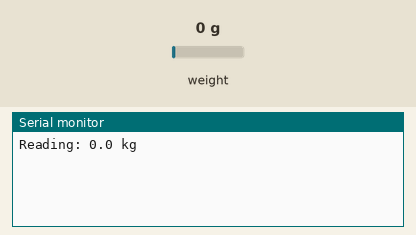
Recording of a sketch running on a simulated Arduino Uno, built with avr-gcc and run on an emulated ATmega328P. Parts: the last lines printed to the serial monitor. The test bench sets the inputs (shaded band); at power-on: weight on the scale 0 g.

Above: at 4.2 s.
4.3 s: weight on the scale set to 100 g
At 4.3 s:
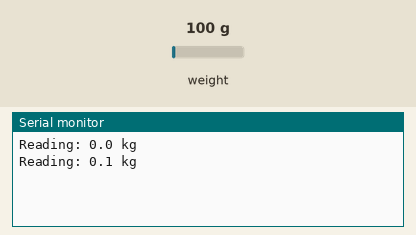
5.8 s: weight on the scale set to 1250 g
At 7.4 s:
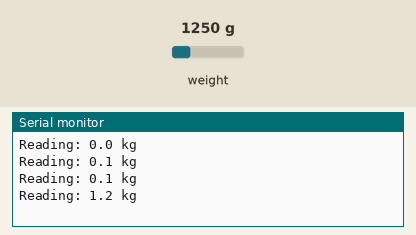
Timing chart, 0 to 8.9 s (numbered marks = the images above; inputs shaded):
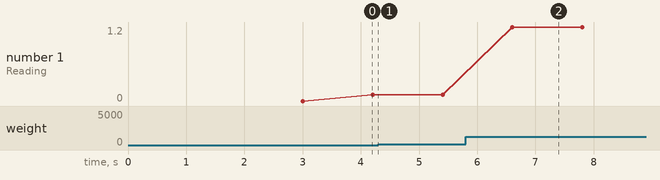

The sketch:

ESP-Arduino_loadcell.ino
```cpp
#include <SoftwareSerial.h>

#include "HX711.h"
#define calibration_factor -7050.0 //This value is obtained using the SparkFun_HX711_Calibration sketch
#define LOADCELL_DOUT_PIN  8
#define LOADCELL_SCK_PIN  9
HX711 scale;

SoftwareSerial espSerial(5, 6);
float flt;
void setup(){
  Serial.begin(115200);
  scale.begin(LOADCELL_DOUT_PIN, LOADCELL_SCK_PIN);
  scale.set_scale(calibration_factor); //This value is obtained by using the SparkFun_HX711_Calibration sketch
  scale.tare(); //Assuming there is no weight on the scale at start up, reset the scale to 0

  espSerial.begin(115200);
  delay(2000);
}
void loop()
{
  Serial.print("Reading: ");
  Serial.print(scale.get_units(), 1); //scale.get_units() returns a float
  Serial.print(" kg"); //You can change this to kg but you'll need to refactor the calibration_factor
  Serial.println();
  flt = scale.get_units();
  espSerial.println(flt);
  delay(1000);
}
```

Measured:
- after the input at 5.8 s, the serial monitor: prints a new line after 0.81 s (image 2)
- plotted number 1: 0.1 → 1.2 after the input at 5.8 s
